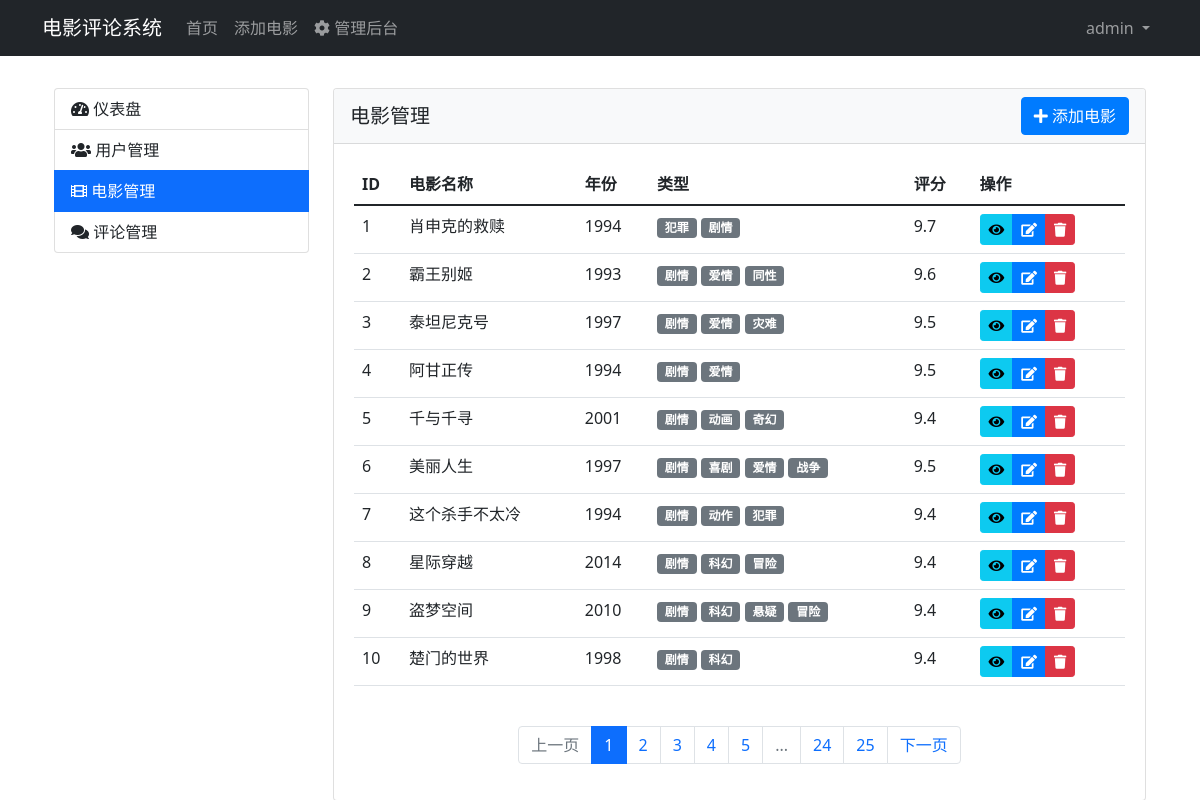
The page /admin/movies (signed in) on the database its author committed.
### app/models.py (models this page shows, shortened)
class User(UserMixin, db.Model):
    __tablename__ = 'users'
    id = db.Column(db.Integer, primary_key=True)
    username = db.Column(db.String(80), unique=True, nullable=False)  # 用户名
    email = db.Column(db.String(120), unique=True, nullable=False)     # 邮箱
    password_hash = db.Column(db.String(128))                         # 密码哈希值
    avatar = db.Column(db.String(255))                                # 头像URL
    phone = db.Column(db.String(20))                                  # 电话号码
    bio = db.Column(db.Text)                                          # 个人简介
    created_at = db.Column(db.DateTime, default=datetime.utcnow)      # 注册时间
    role_id = db.Column(db.Integer, db.ForeignKey('roles.id'))        # 角色ID
    reviews = db.relationship('Review', backref='author', lazy=True)
    def can(self, perm):
        return self.role is not None and self.role.has_permission(perm)

class Movie(db.Model):
    __tablename__ = 'movies'
    id = db.Column(db.Integer, primary_key=True)
    link = db.Column(db.String(255))         # 电影详情链接
    img_src = db.Column(db.String(255))      # 图片链接
    title = db.Column(db.String(100))        # 影片中文名
    rating = db.Column(db.Float)             # 评分
    judge_num = db.Column(db.Integer)        # 评价人数
    quote = db.Column(db.Text)               # 简介
    director = db.Column(db.String(100))     # 导演
    actors = db.Column(db.String(200))       # 主演
    year = db.Column(db.String(10))          # 年份
    country = db.Column(db.String(50))       # 国家
    duration = db.Column(db.String(20))      # 片长
    created_at = db.Column(db.DateTime, default=datetime.utcnow)  # 添加创建时间
    genres = db.relationship('MovieGenre', back_populates='movie')
    reviews = db.relationship('Review', backref='movie', lazy=True)

class MovieGenre(db.Model):
    __tablename__ = 'movie_genres'
    id = db.Column(db.Integer, primary_key=True)
    movie_id = db.Column(db.Integer, db.ForeignKey('movies.id'), nullable=False)
    genre_id = db.Column(db.Integer, db.ForeignKey('genres.id'), nullable=False)
    movie = db.relationship('Movie', back_populates='genres')
    genre = db.relationship('Genre', back_populates='movies')

class Genre(db.Model):
    __tablename__ = 'genres'
    id = db.Column(db.Integer, primary_key=True)
    name = db.Column(db.String(50), unique=True, nullable=False)
    movies = db.relationship('MovieGenre', back_populates='genre')

### app/admin/views.py (the view)
@admin.route('/movies')
@login_required
@admin_required
def manage_movies():
    page = request.args.get('page', 1, type=int)
    pagination = Movie.query.order_by(Movie.created_at.desc() if hasattr(Movie, 'created_at') else Movie.id.desc()).paginate(
        page=page, per_page=current_app.config['ITEMS_PER_PAGE'], error_out=False)
    movies = pagination.items
    return render_template('admin/movies.html', movies=movies, pagination=pagination)

### app/admin/views.py (called while the page is built)
def permission_required(permission):
    def decorator(f):
        @wraps(f)
        def decorated_function(*args, **kwargs):
            if not current_user.can(permission):
                flash('您没有权限访问该页面。', 'error')
                return redirect(url_for('main.index'))
            return f(*args, **kwargs)
        return decorated_function
    return decorator

### app/models.py (called while the page is built)
@login_manager.user_loader
def load_user(user_id):
    return User.query.get(int(user_id))

    def has_permission(self, perm):
        return self.permissions & perm == perm

### templates/admin/movies.html (shortened to what this page needs)
{% extends "admin/dashboard.html" %}
{% block admin_content %}
<div class="card">
    <div class="card-header d-flex justify-content-between align-items-center">
        <h5 class="mb-0">电影管理</h5>
        <a href="{{ url_for('movie.add') }}" class="btn btn-primary">
            <i class="fas fa-plus"></i> 添加电影
        </a>
    </div>
    <div class="card-body">
        <div class="table-responsive">
            <table class="table table-hover">
                <thead>
                    <tr>
                        <th>ID</th>
                        <th>电影名称</th>
                        <th>年份</th>
                        <th>类型</th>
                        <th>评分</th>
                        <th>操作</th>
                    </tr>
                </thead>
                <tbody>
                    {% for movie in movies %}
                    <tr>
                        <td>{{ movie.id }}</td>
                        <td>{{ movie.title }}</td>
                        <td>{{ movie.year }}</td>
                        <td>
                            {% for movie_genre in movie.genres %}
                            <span class="badge bg-secondary">{{ movie_genre.genre.name }}</span>
                            {% endfor %}
                        </td>
                        <td>{{ "%.1f"|format(movie.rating|float) if movie.rating else "暂无" }}</td>
                        <td>
                            <div class="btn-group" role="group">
                                <a href="{{ url_for('movie.detail', id=movie.id) }}" class="btn btn-sm btn-info" title="查看">
                                    <i class="fas fa-eye"></i>
                                </a>
                                <a href="{{ url_for('movie.edit_movie', id=movie.id) }}" class="btn btn-sm btn-primary" title="编辑">
                                    <i class="fas fa-edit"></i>
                                </a>
                                <button type="button" class="btn btn-sm btn-danger" title="删除"
                                        onclick="confirmDelete('{{ movie.id }}', '{{ movie.title }}')"
                                        {% if not current_user.can(Permission.MOVIE_DELETE) %}disabled{% endif %}>
                                    <i class="fas fa-trash"></i>
                                </button>
                            </div>
                        </td>
                    </tr>
                    {% endfor %}
                </tbody>
            </table>
        </div>
        {% if pagination %}
        <nav aria-label="Page navigation" class="mt-4">
            <ul class="pagination justify-content-center">
                {% if pagination.has_prev %}
                <li class="page-item">
                    <a class="page-link" href="{{ url_for('admin.manage_movies', page=pagination.prev_num) }}">上一页</a>
                </li>
                {% else %}
                <li class="page-item disabled">
                    <span class="page-link">上一页</span>
                </li>
                {% endif %}
                {% for page in pagination.iter_pages() %}
                    {% if page %}
                        {% if page != pagination.page %}
                        <li class="page-item">
                            <a class="page-link" href="{{ url_for('admin.manage_movies', page=page) }}">{{ page }}</a>
                        </li>
                        {% else %}
                        <li class="page-item active">
                            <span class="page-link">{{ page }}</span>
                        </li>
                        {% endif %}
                    {% else %}
                        <li class="page-item disabled">
                            <span class="page-link">...</span>
                        </li>
                    {% endif %}
                {% endfor %}
                {% if pagination.has_next %}
                <li class="page-item">
                    <a class="page-link" href="{{ url_for('admin.manage_movies', page=pagination.next_num) }}">下一页</a>
                </li>
                {% else %}
                <li class="page-item disabled">
                    <span class="page-link">下一页</span>
                </li>
                {% endif %}
            </ul>
        </nav>
        {% endif %}
    </div>
</div>
{% endblock %}

### templates/admin/dashboard.html (shortened to what this page needs)
{% extends "base.html" %}
{% block content %}
<div class="container mt-4">
    <div class="row">
        <div class="col-md-3">
            <div class="list-group">
                <a href="{{ url_for('admin.dashboard') }}" class="list-group-item list-group-item-action {% if request.endpoint == 'admin.dashboard' %}active{% endif %}">
                    <i class="fas fa-tachometer-alt"></i> 仪表盘
                </a>
                {% if current_user.can(Permission.ADMIN) %}
                <a href="{{ url_for('admin.manage_users') }}" class="list-group-item list-group-item-action {% if request.endpoint == 'admin.manage_users' %}active{% endif %}">
                    <i class="fas fa-users"></i> 用户管理
                </a>
                {% endif %}
                {% if current_user.can(Permission.MOVIE_EDIT) %}
                <a href="{{ url_for('admin.manage_movies') }}" class="list-group-item list-group-item-action {% if request.endpoint == 'admin.manage_movies' %}active{% endif %}">
                    <i class="fas fa-film"></i> 电影管理
                </a>
                {% endif %}
                {% if current_user.can(Permission.ADMIN) %}
                <a href="{{ url_for('admin.manage_reviews') }}" class="list-group-item list-group-item-action {% if request.endpoint == 'admin.manage_reviews' %}active{% endif %}">
                    <i class="fas fa-comments"></i> 评论管理
                </a>
                {% endif %}
            </div>
        </div>
        <div class="col-md-9">
            {% block admin_content %}{% endblock %}
        </div>
    </div>
</div>
{% endblock %}

### templates/base.html (shortened to what this page needs)
<!DOCTYPE html>
<html lang="zh">
<head>
    <link href="https://cdn.jsdelivr.net/npm/bootstrap@5.1.3/dist/css/bootstrap.min.css" rel="stylesheet">
    <link rel="stylesheet" href="https://cdnjs.cloudflare.com/ajax/libs/font-awesome/5.15.4/css/all.min.css">
    <link rel="stylesheet" href="{{ url_for('static', filename='style.css') }}">
</head>
<body>
    <nav class="navbar navbar-expand-lg navbar-dark bg-dark">
        <div class="container">
            <a class="navbar-brand" href="{{ url_for('main.index') }}">电影评论系统</a>
            <div class="collapse navbar-collapse" id="navbarNav">
                <ul class="navbar-nav me-auto">
                    <li class="nav-item">
                        <a class="nav-link" href="{{ url_for('main.index') }}">首页</a>
                    </li>
                    {% if current_user.is_authenticated and current_user.can(Permission.MOVIE_EDIT) %}
                    <li class="nav-item">
                        <a class="nav-link" href="{{ url_for('movie.add') }}">添加电影</a>
                    </li>
                    {% endif %}
                    {% if current_user.is_authenticated and current_user.can(Permission.ADMIN) %}
                    <li class="nav-item">
                        <a class="nav-link" href="{{ url_for('admin.dashboard') }}">
                            <i class="fas fa-cog"></i> 管理后台
                        </a>
                    </li>
                    {% endif %}
                </ul>
                <ul class="navbar-nav">
                    {% if current_user.is_authenticated %}
                    <li class="nav-item dropdown">
                        <a class="nav-link dropdown-toggle" href="#" id="userDropdown" role="button"
                           data-bs-toggle="dropdown" aria-expanded="false">
                            {{ current_user.username }}
                        </a>
                    </li>
                    {% endif %}
                </ul>
            </div>
        </div>
    </nav>
    <div class="container mt-4">
        {% block content %}{% endblock %}
    </div>
</body>
</html>

### static/style.css (style rules this page uses)
.navbar { margin-bottom: 2rem; }
.card { transition: transform 0.2s; }
.btn-primary { background-color: #007bff; border-color: #007bff; }
.card-header { background-color: #f8f9fa; border-bottom: 1px solid rgba(0,0,0,.125); }
.card-body { padding: 1.25rem; }

### rows shown on the page
User: username "admin"
Movie: id "1", title "肖申克的救赎", year "1994", rating "9.7"
MovieGenre: genre.name "犯罪"
MovieGenre: genre.name "剧情"
Movie: id "2", title "霸王别姬", year "1993", rating "9.6"
MovieGenre: genre.name "剧情"
MovieGenre: genre.name "爱情"
MovieGenre: genre.name "同性"
Movie: id "3", title "泰坦尼克号", year "1997", rating "9.5"
MovieGenre: genre.name "剧情"
MovieGenre: genre.name "爱情"
MovieGenre: genre.name "灾难"
Movie: id "4", title "阿甘正传", year "1994", rating "9.5"
MovieGenre: genre.name "剧情"
MovieGenre: genre.name "爱情"
Movie: id "5", title "千与千寻", year "2001", rating "9.4"
MovieGenre: genre.name "剧情"
MovieGenre: genre.name "动画"
MovieGenre: genre.name "奇幻"
Movie: id "6", title "美丽人生", year "1997", rating "9.5"
MovieGenre: genre.name "剧情"
MovieGenre: genre.name "喜剧"
MovieGenre: genre.name "爱情"
MovieGenre: genre.name "战争"
Movie: id "7", title "这个杀手不太冷", year "1994", rating "9.4"
MovieGenre: genre.name "剧情"
MovieGenre: genre.name "动作"
MovieGenre: genre.name "犯罪"
Movie: id "8", title "星际穿越", year "2014", rating "9.4"
MovieGenre: genre.name "剧情"
MovieGenre: genre.name "科幻"
MovieGenre: genre.name "冒险"
Movie: id "9", title "盗梦空间", year "2010", rating "9.4"
MovieGenre: genre.name "剧情"
MovieGenre: genre.name "科幻"
MovieGenre: genre.name "悬疑"
MovieGenre: genre.name "冒险"
Movie: id "10", title "楚门的世界", year "1998", rating "9.4"
MovieGenre: genre.name "剧情"
MovieGenre: genre.name "科幻"

### other values the page prints
{{ page }} "1"
{{ page }} "2" "3" "4" "5" "24" "25"
